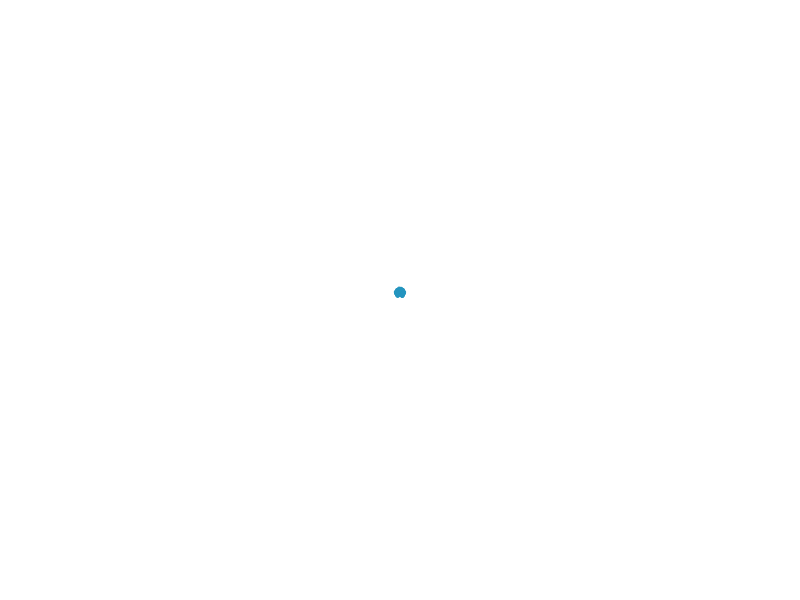
Frame 1 (no input)
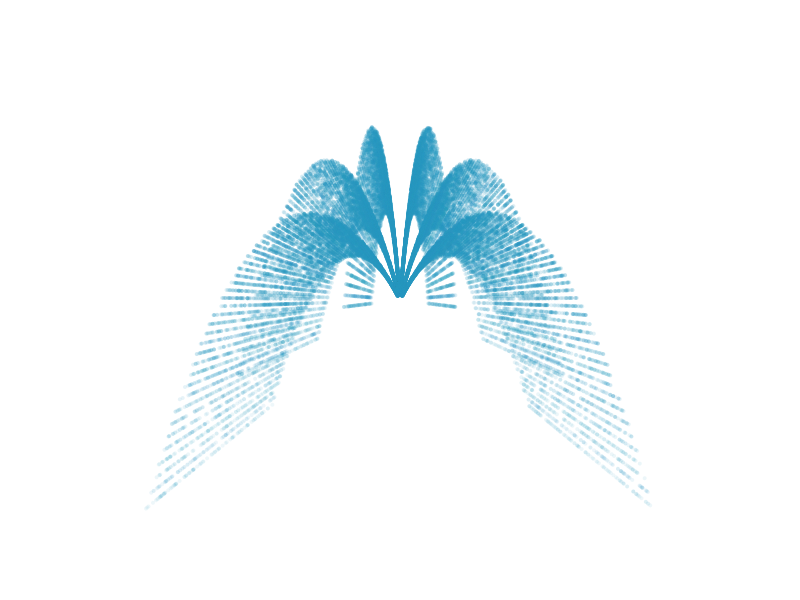
Frame 60 (the mouse pressed at the canvas centre just before this capture)
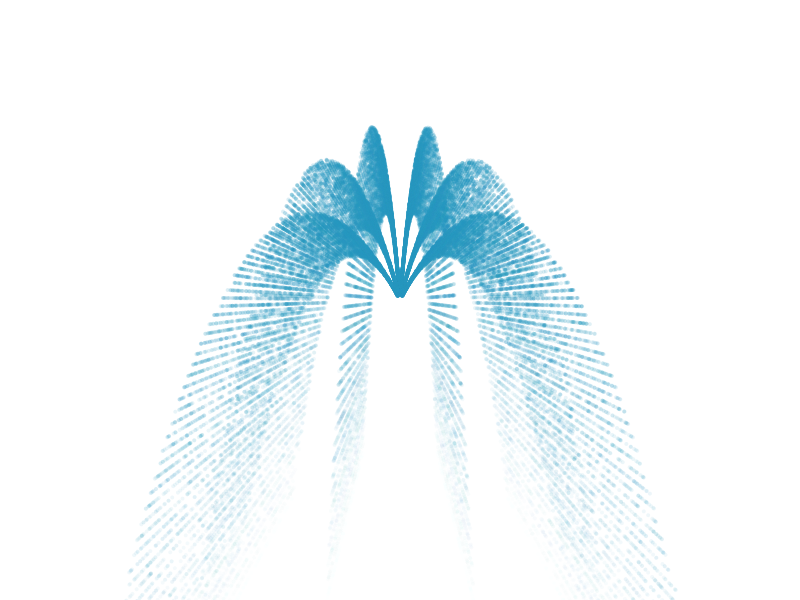
Frame 120 (the mouse held since frame 60 and released just before this capture)

The Processing sketch that drew these frames (run headless with seeded random() and noise(); from frame 60 on, the mouse is pressed at the canvas centre):

// Processing sketch: fuente
// ── fuente.pde
ParticleSystem[] ps = new ParticleSystem[7];
PVector s = new PVector();


void setup() {
  size(800, 600);
  for (int i = 0; i < 6; i++) {
    float angle = 45 + i * 18;
    s = new PVector(width/2, height/2);
    ps[i] = new ParticleSystem(s, angle);
  }
}
void draw() {
  background(255);
  noStroke();
  fill(255);
  for (int i = 0; i < 6; i++) {
    ps[i].addParticle();
    ps[i].run();
  }
}


// ── Particle.pde
class Particle {
  PVector position;
  PVector velocity;
  PVector acceleration;
  float lifespan;
  final float dt = 0.2;
  PVector a = new PVector();
  PVector F = new PVector(0, 9.81);
  float speedFactor;

  Particle(PVector l, PVector v) {
    velocity = v;
    position = l.copy();
    lifespan = 80;
    speedFactor = random(0.5, 1);
  }

  void run() {
    update();
    display();
  }

  void update() {
    acceleration = PVector.div(F, 1);
    velocity.add(PVector.mult(acceleration, dt));
    position.add(PVector.mult(velocity, dt).mult(speedFactor));
    lifespan -= 1;
  }

  void display() {
    noStroke();
    fill(37, 150, 190, lifespan);
    ellipse(position.x, position.y, 4, 4);
  }

  boolean isDead() {
    if (lifespan < 0.0) {
      return true;
    } else {
      return false;
    }
  }
}
// ── ParticleSystem.pde
class ParticleSystem {
  ArrayList<Particle> particles;
  PVector origin;
  float angle;

  ParticleSystem(PVector position, float angle) {
    origin = position.copy();
    particles = new ArrayList<Particle>();
    this.angle = angle;
  }

  void addParticle() {
    int numParticles = 100; 
    for (int i = 0; i < numParticles; i++) {
      PVector v = PVector.fromAngle(radians(angle));
      v.mult(30);
      v.y = 2*-v.y; 
      particles.add(new Particle(origin, v));
    }
  }

  void run() {
    for (int i = particles.size()-1; i >= 0; i--) {
      Particle p = particles.get(i);
      p.run();
      if (p.isDead()) {
        particles.remove(i);
      }
    }
  }
}
